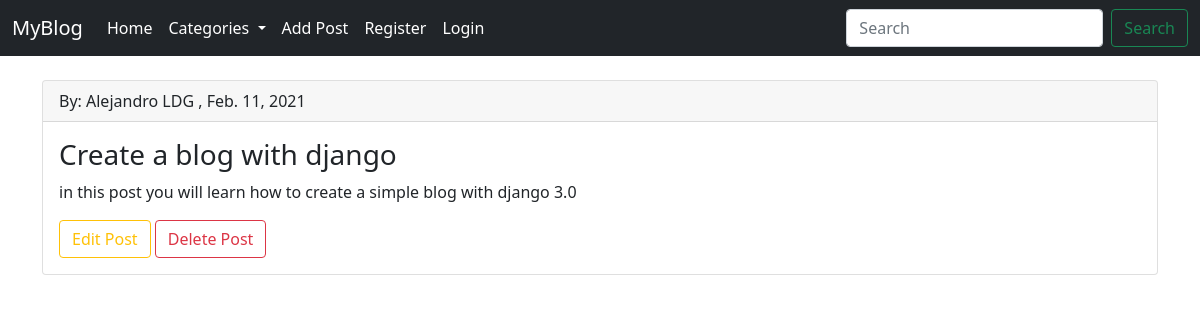
The app's page /post/4 with its own data.
### blog/models.py (models this page shows, shortened)
class Post(models.Model):
    title = models.CharField(max_length=250)
    body = models.TextField()
    author = models.ForeignKey(User, on_delete=models.CASCADE)
    date = models.DateField(auto_now_add=True)

### blog/views.py (the view)
# urls.py: path('post/<int:pk>', PostDetailView.as_view(), name='post_detail'),
class PostDetailView(DetailView):
     model = Post
     template_name = 'post_details.html'

### blog/templates/post_details.html (shortened to what this page needs)
{% extends 'base.html' %}
{% block content %}
<div class="card">
     <div class="card-header">
          By: {{post.author.first_name}} {{post.author.last_name}} , {{post.date}}
     </div>
     <div class="card-body">
       <h3 class="card-title">{{post.title}}</h3>
       <p class="card-text">{{post.body}}</p>
       <a class="btn btn-outline-warning" href="{% url 'update_post' post.pk %}">Edit Post</a>
       <a class="btn btn-outline-danger" href="{% url 'delete_post' post.pk %}">Delete Post</a>
     </div>
</div>
{% endblock %}

### records on screen
Post: author.first_name "Alejandro", author.last_name "LDG", date "Feb. 11, 2021", title "Create a blog with django", body "in this post you will learn how to create a simple blog with django 3.0"
